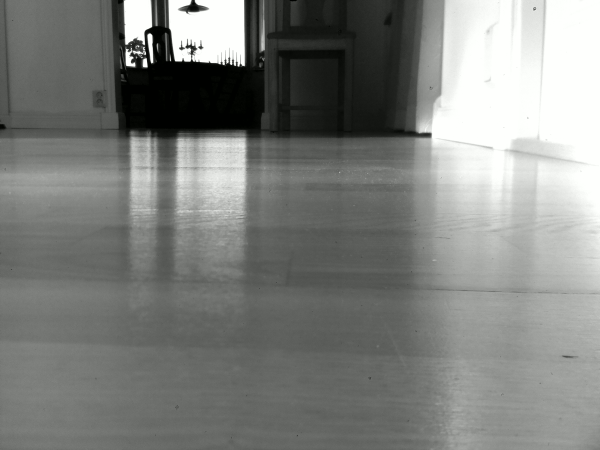
//> input picture RCCar/experiments/OpenCV/trainingSet1/image0.jpg, 600 x 450 px
$ ./testmat ../trainingSet1/image0.jpg   (built with g++ and OpenCV 4)
//> lines starting //> are read from the running program, lines starting //| are printed output that depends on the picture
#include <stdio.h>
#include <opencv2/opencv.hpp>
#include <iostream>
/**
 * Compile and run instructions:
 * mkdir release
 * cd release
 * cmake ..
 * make all
 * ./test_mat ../test.jpg
 * */
using namespace cv;
using namespace std;

int main(int argc, char** argv) {
  if (argc != 2) {
    printf("Usage: TestMat.out <image_path>\n");
    return -1;
  }
  Mat image;
  image = imread(argv[1], 1);
//> image is the input picture: 450 rows x 600 cols, CV_8UC3; mean B, G, R 126.5, 129.4, 127.5
  if (!image.data) {
    printf("No image data\n");
    return -1;
  }
  //namedWindow("Display image", WINDOW_AUTOSIZE);
  imshow("Display Image", image);
  waitKey(0);

  Mat M(2,2,CV_8UC3, Scalar(0,0,255));
  cout << "M = " << endl << " " << M << endl << endl;
  cout << "M.rows: " << M.rows << endl;
  cout << "M.cols: " << M.cols << endl;

  Mat roi(image(Rect(1,1,100,100)));
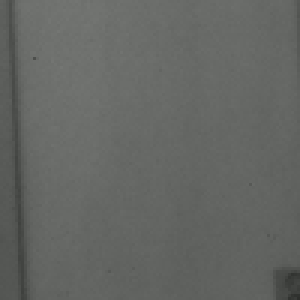
//> roi: 100 rows x 100 cols, CV_8UC3 (shown 3 times larger); mean B, G, R 99.5, 102.5, 100.5
  roi = roi*0.5;
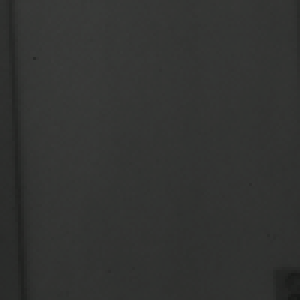
//> roi: 100 rows x 100 cols, CV_8UC3 (shown 3 times larger); mean B, G, R 49.8, 51.3, 50.2
  imshow("Changed subregion", image);
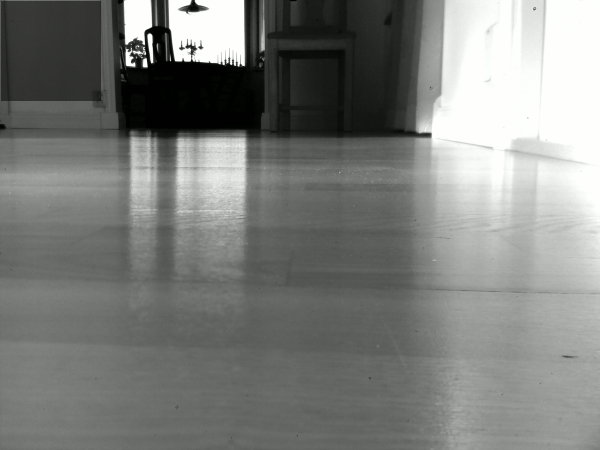
//> window 'Changed subregion': 450 rows x 600 cols, CV_8UC3; mean B, G, R 124.7, 127.5, 125.7
  waitKey(0);

  Mat m1(2,2,CV_8UC1);
  cout << "m1 = " << endl << " " << m1 << endl << endl;
  cout << "random initialization: " << endl;
  randu(m1, 0, 256);
  cout << "m1 = " << endl << " " << m1 << endl << endl;
  Mat m2 = m1.reshape(0, 4);
  cout << "reshape: " << endl;
  cout << "transpose(m1.reshape(0,4)) = " << endl << " " << transpose(m1.reshape(0,4)) << endl << endl;
//> (this line was passed over: a library is not available in this run)
  return 0;
}

$ run again, on RCCar/experiments/OpenCV/trainingSet1/image2.jpg
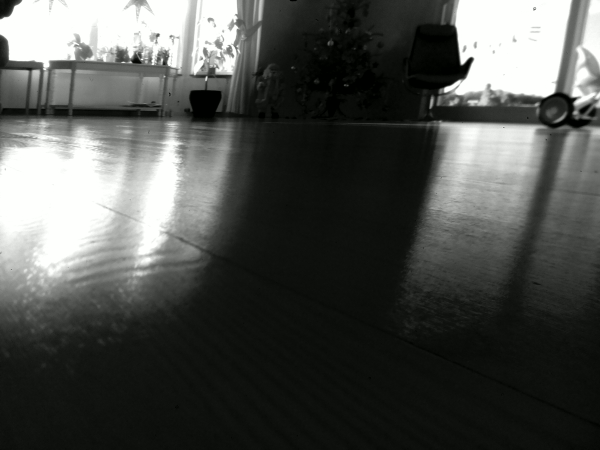
//> input picture RCCar/experiments/OpenCV/trainingSet1/image2.jpg, 600 x 450 px
//> image is the input picture: 450 rows x 600 cols, CV_8UC3; mean B, G, R 78.2, 81, 79.1
//> `roi = roi*0.5;`:
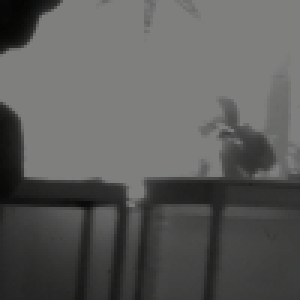
//> roi: 100 rows x 100 cols, CV_8UC3 (shown 3 times larger); mean B, G, R 90.7, 92.5, 91.5
//> `imshow("Changed subregion", image);`:
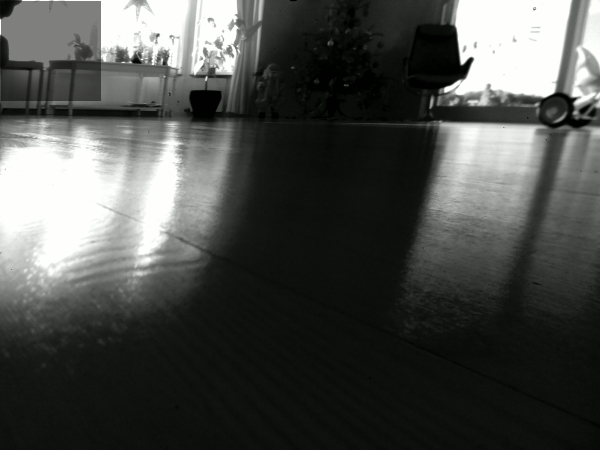
//> window 'Changed subregion': 450 rows x 600 cols, CV_8UC3; mean B, G, R 74.8, 77.6, 75.8

$ run again, on RCCar/experiments/OpenCV/trainingSet1/image3.jpg
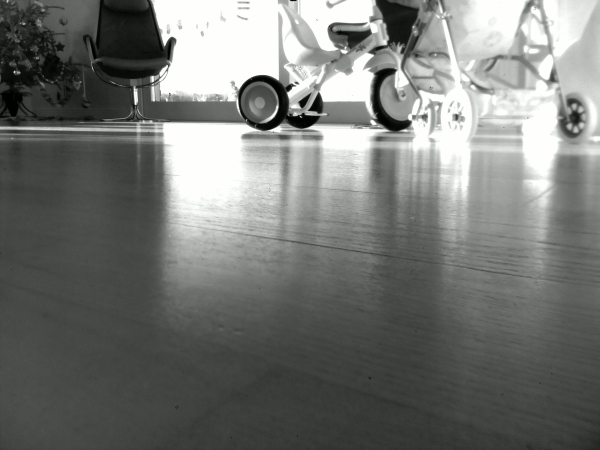
//> input picture RCCar/experiments/OpenCV/trainingSet1/image3.jpg, 600 x 450 px
//> image is the input picture: 450 rows x 600 cols, CV_8UC3; mean B, G, R 116.6, 119.5, 117.6
//> `roi = roi*0.5;`:
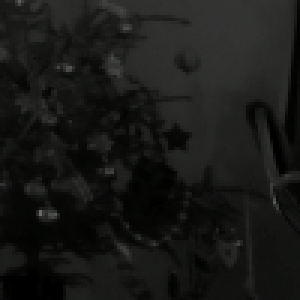
//> roi: 100 rows x 100 cols, CV_8UC3 (shown 3 times larger); mean B, G, R 23.6, 25.1, 24.1
//> `imshow("Changed subregion", image);`:
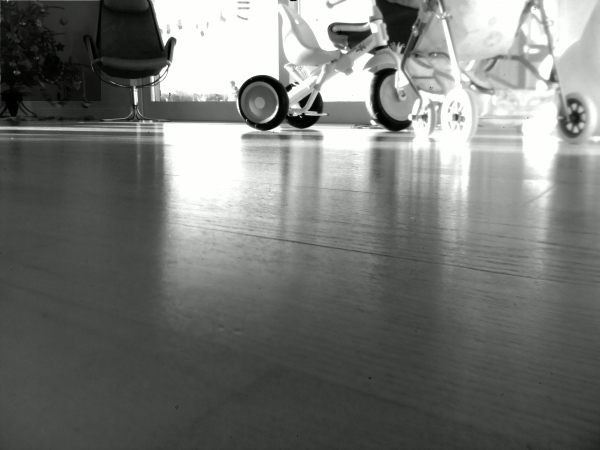
//> window 'Changed subregion': 450 rows x 600 cols, CV_8UC3; mean B, G, R 115.7, 118.6, 116.7
